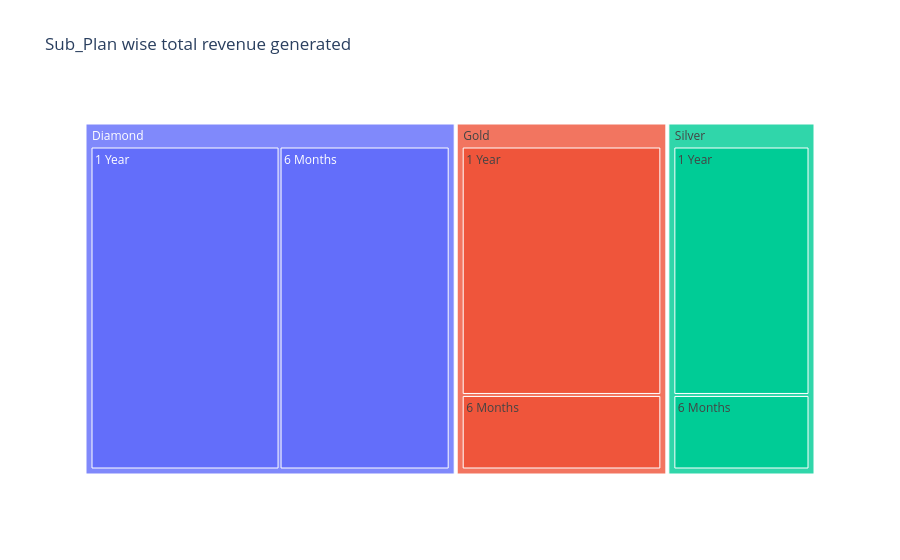

Notebook source saved alongside this figure:
### Code cell
px.treemap(z5,path = ['Plan_name','Duration'],values ='Price',title = 'Sub_Plan wise total revenue generated')

### Figure 1 — Plotly figure (JSON) as saved in the notebook; plotly's stock layout.template omitted (floating-point values rounded to 4 significant figures)
{"data": [{"branchvalues": "total", "domain": {"x": [0, 1], "y": [0, 1]}, "hovertemplate": "labels=%{label}<br>Price=%{value}<br>parent=%{parent}<br>id=%{id}<extra></extra>", "ids": ["Diamond/1 Year", "Diamond/6 Months", "Gold/1 Year", "Silver/1 Year", "Gold/6 Months", "Silver/6 Months", "Diamond", "Gold", "Silver"], "labels": ["1 Year", "6 Months", "1 Year", "1 Year", "6 Months", "6 Months", "Diamond", "Gold", "Silver"], "name": "", "parents": ["Diamond", "Diamond", "Gold", "Silver", "Gold", "Silver", "", "", ""], "type": "treemap", "values": [28800.0, 25920.0, 24000.0, 16800.0, 7200.0, 5040.0, 54720.0, 31200.0, 21840.0]}], "layout": {"legend": {"tracegroupgap": 0}, "title": {"text": "Sub_Plan wise total revenue generated"}}}
